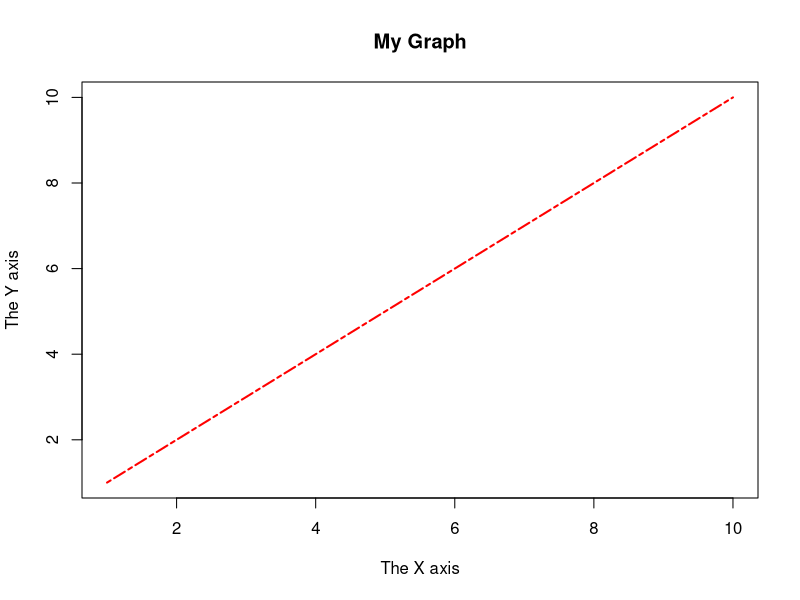
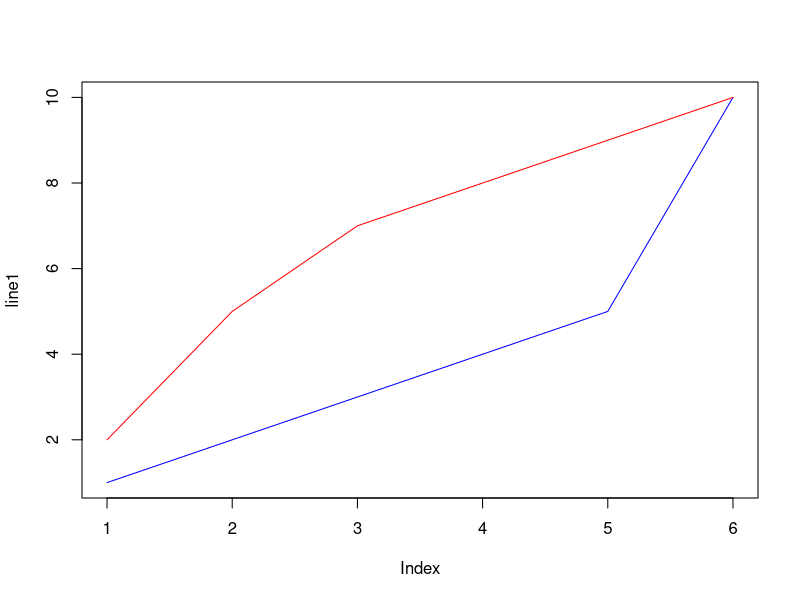

The R source for these figures, in order:
# Plot
# ফাংশনটি plot()একটি ডায়াগ্রামে পয়েন্ট (মার্কার) আঁকতে ব্যবহৃত হয়।
# ফাংশন ডায়াগ্রামে পয়েন্ট নির্দিষ্ট করার জন্য পরামিতি নেয়।
# প্যারামিটার 1 x-অক্ষের বিন্দু নির্দিষ্ট করে ।
# প্যারামিটার 2 y-অক্ষের বিন্দু নির্দিষ্ট করে ।
# এর সবচেয়ে সহজে, আপনি plot()একে অপরের বিরুদ্ধে দুটি সংখ্যা প্লট করতে ফাংশনটি ব্যবহার করতে পারেন:
# plot(100, 200)
# plot(c(1, 2, 3, 4, 5), c(3, 7, 8, 9, 12))
# !Sequences of Points
# plot(10:100)
# !Draw a Line
# The plot() function also takes a type parameter with the value l to draw a line to connect all the points in the diagram:
# plot(10:20, type = "l")
# !Plot Labels
# plot(1:10, main = "My Graph", xlab = "The X axis", ylab = "The Y axis")
# !Graph Appearance
# Use col="color" to add a color to the points:
# plot(1:10, main = "My Graph", xlab = "The X axis", ylab = "The Y axis", col = "red", type = "l")
# !Size
# Use cex=number to change the size of the points (1 is default, while 0.5 means 50% smaller, and 2 means 100% larger):
# !Point Shape
# Use pch with a value from 0 to 25 to change the point shape format:

# ! Line Width
# To change the width of the line, use the lwd parameter (1 is default, while 0.5 means 50% smaller, and 2 means 100% larger):

# ! Line Styles
# The line is solid by default. Use the lty parameter with a value from 0 to 6 to specify the line format.
# For example, lty=3 will display a dotted line instead of a solid line:
# Available parameter values for lty:

# 0 removes the line
# 1 displays a solid line
# 2 displays a dashed line
# 3 displays a dotted line
# 4 displays a "dot dashed" line
# 5 displays a "long dashed" line
# 6 displays a "two dashed" line
plot(
    1:10,
    main = "My Graph",
    xlab = "The X axis",
    ylab = "The Y axis",
    col = "red",
    type = "l",
    cex = 1,
    lwd = 2,
    # pch = 11,
    lty = 6
)
# Multiple Lines
# To display more than one line in a graph, use the plot() function together with the lines() function:
line1 <- c(1, 2, 3, 4, 5, 10)
line2 <- c(2, 5, 7, 8, 9, 10)

plot(line1, type = "l", col = "blue")
lines(line2, type = "l", col = "red")
